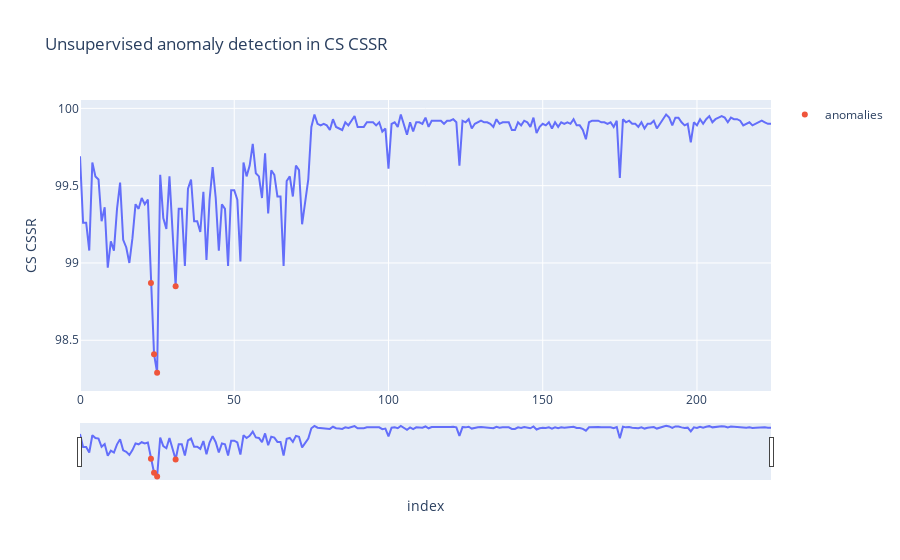

The cell this chart's notebook holds for it:
### Code cell
fig = px.line(df,x='index', y='CS CSSR', title='Unsupervised anomaly detection in CS CSSR')
fig.add_trace(go.Scatter(x=iso_anomaly_df["index"].to_list(), y=iso_anomaly_df["CS CSSR"].to_list(),
                            mode='markers', name='anomalies'))
fig.update_xaxes(rangeslider_visible=True)
fig

### Figure 1 — Plotly figure (JSON) as saved in the notebook; plotly's stock layout.template omitted (floating-point values rounded to 4 significant figures; data arrays with more than 128 entries replaced by an {"elided": "..."} marker saying what was removed)
{"data": [{"hovertemplate": "index=%{x}<br>CS CSSR=%{y}<extra></extra>", "legendgroup": "", "line": {"color": "#636efa", "dash": "solid"}, "mode": "lines", "name": "", "orientation": "v", "showlegend": false, "type": "scatter", "x": {"elided": "225 int values"}, "xaxis": "x", "y": {"elided": "225 float values"}, "yaxis": "y"}, {"mode": "markers", "name": "anomalies", "type": "scatter", "x": [23, 24, 25, 31], "y": [98.87, 98.41, 98.29, 98.85]}], "layout": {"legend": {"tracegroupgap": 0}, "title": {"text": "Unsupervised anomaly detection in CS CSSR"}, "xaxis": {"anchor": "y", "domain": [0, 1], "rangeslider": {"visible": true}, "title": {"text": "index"}}, "yaxis": {"anchor": "x", "domain": [0, 1], "title": {"text": "CS CSSR"}}}}
